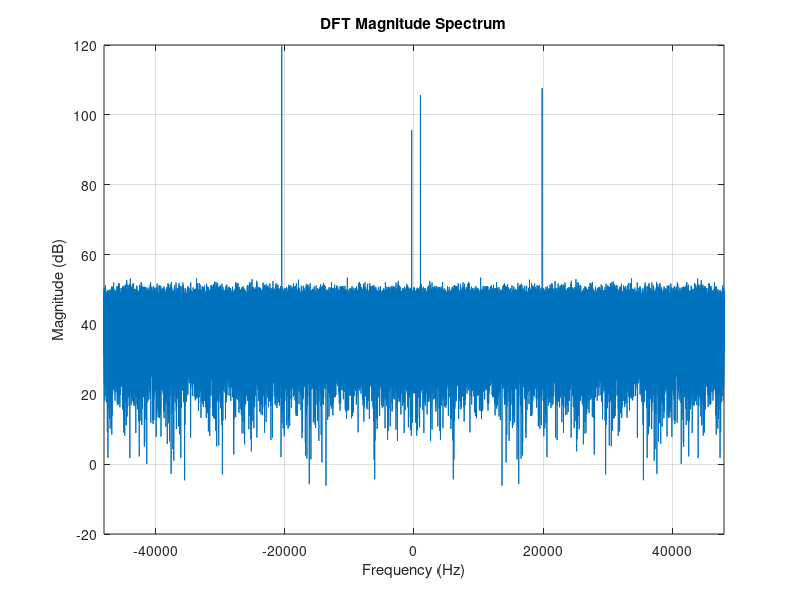
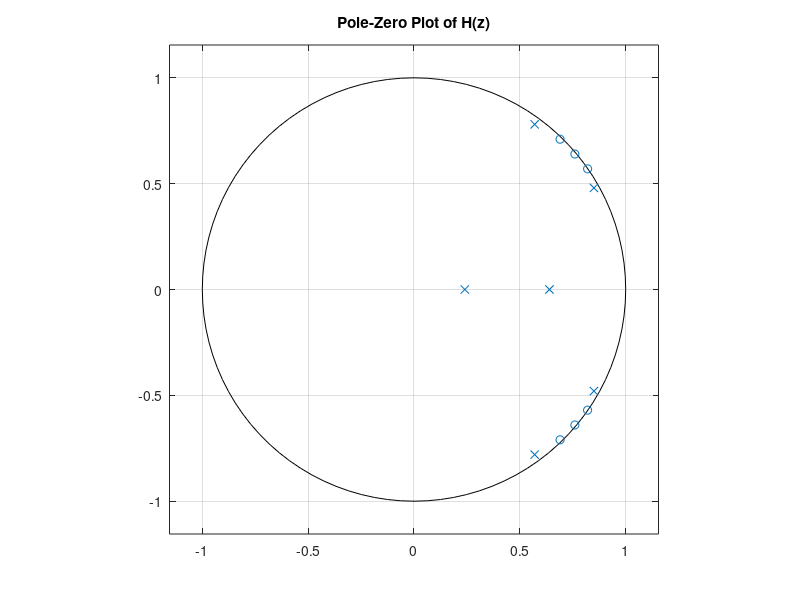

These charts were generated, in order, by the following MATLAB code: (Note: this script raises an error after producing the figures.)
%% ECE 210 - Assignment 06: Corrected Code with Explanations
% Note: used with the help of MATLAB docs + Grok

% Housekeeping commands
clc;
clear;
close all;

% Sampling parameters (as given in assignment)
Fs = 96000;   % Sampling frequency (96 kHz) [cf. cite: 10]
N = 192000;   % Number of samples [cf. cite: 3]
T = 1/Fs;     % Sample period
t = (0:N-1)*T; % Time vector [cf. cite: 17]

%% Problem 1: Define db2mag function

% Define anonymous function to convert dB to magnitude [cf. cite: 2]
% Your original implementation was correct.
db2mag = @(dB) 10.^(dB/20); % [cf. cite: 13, 55]

%% Problem 2: Signal Generation, Noise, and DFT Plot

% --- Define Signal Parameters ---
% Frequencies and dB levels specified in the assignment [cf. cite: 3]
% *** CORRECTION 1: Your original code had incorrect dB levels. ***
% Original dB levels: [0, -0.8, -2, -8] dB
% Correct dB levels:  [14, -10, 0, 2] dB
frequencies = [-20.48e3; -360; 996; 19.84e3]; % Hz (column vector) [cf. cite: 21]
amplitudes_dB = [14; -10; 0; 2];             % dB (column vector)

% Convert dB amplitudes to linear magnitudes
amplitudes_lin = db2mag(amplitudes_dB); % [cf. cite: 22]

% --- Generate Signal Components ---
% *** CORRECTION 2: Use complex exponentials for single-sided frequencies. ***
% Your original code used A*cos(2*pi*f*t). Using cosine creates *two*
% frequency components (at +f and -f) for each specified frequency 'f'.
% For negative frequencies specifically (-20.48 kHz, -360 Hz), this is
% likely not the intent. The assignment asks for components *at* those
% specific frequencies. Using complex exponentials exp(1j*2*pi*f*t)
% creates a single frequency component at 'f'.
% The reference solution uses this vectorized complex exponential approach.
signal_components = amplitudes_lin .* exp(1j * 2 * pi * frequencies .* t); % [cf. cite: 23]

% Sum the components to get the clean signal
signal_clean = sum(signal_components, 1); % Sum across components (rows) [cf. cite: 23]

% --- Add White Noise ---
% Add white noise at -10 dB as specified [cf. cite: 4]
% Your original implementation for adding noise was correct.
noise_dB = -10;
noise_amp = db2mag(noise_dB); % [cf. cite: 10]
noise = noise_amp * randn(1, N); % Use randn for Gaussian white noise (same size as t) [cf. cite: 57]
signal_noisy = signal_clean + noise; % [cf. cite: 10]

% --- Calculate and Plot DFT ---
% Calculate the DFT using fft
% *** CORRECTION 3: Use fftshift and adjust frequency axis accordingly. ***
% Your original code used X = fft(x_noisy)/N and f_axis = (0:N-1)*(Fs/N).
% This results in a frequency axis from 0 to Fs, with the negative frequencies
% appearing in the upper half of the plot due to FFT periodicity.
% It's standard practice (and shown in the lecture/solution [cf. cite: 24, 25]) to use fftshift()
% to center the DC component (0 Hz) in the middle of the plot.
% The corresponding frequency axis should then range from -Fs/2 to Fs/2.
S = fftshift(fft(signal_noisy)); % Calculate FFT and shift [cf. cite: 10, 25]

% Create the frequency axis centered around zero
% Note: 'linspace' is often more robust than the (0:N-1)*Fs/N method for generating axes.
f_axis_shifted = linspace(-Fs/2, Fs/2 - Fs/N, N); % Freq axis from -Fs/2 to nearly +Fs/2 [cf. cite: 24]
% Alternative manual calculation matching reference solution:
% f_axis_shifted = Fs/N * (-N/2 : N/2 - 1);

% Convert magnitude to dB
% *** CORRECTION 4: dB calculation based on non-normalized FFT. ***
% Your original code normalized the FFT by N (X = fft(x_noisy)/N) before dB conversion.
% The reference solution calculates dB directly from the unnormalized FFT output (S = fft(s)).
% Normalization changes the absolute dB values. We will follow the reference.
S_dB = 20*log10(abs(S)); % [cf. cite: 28]

% Plot the DFT Magnitude
figure;
plot(f_axis_shifted, S_dB);
title('DFT Magnitude Spectrum');
xlabel('Frequency (Hz)');
ylabel('Magnitude (dB)');
% Limit x-axis to focus on the main components if desired, or show full range
xlim([-Fs/2, Fs/2]); % Show the full range up to +/- Nyquist [cf. cite: 29]
grid on;

%% Problem 3: Filter Analysis

% --- Define Filter Poles, Zeros, and Gain ---
% From the assignment equation H(z) [cf. cite: 5]
% *** CORRECTION 5: Your original definition missed several poles/zeros. ***
% The formula H(z) specifies conjugate pairs for poles and zeros.
% Your original code only defined z1, z2, z3 and a repeated p1.
% The correct H(z) has 3 pairs of complex conjugate zeros and
% 2 pairs of complex conjugate poles plus 2 real poles.
% The reference solution correctly includes the conjugates and real poles. [cf. cite: 11, 12]

% Define the complex zeros given
z_given = [ 0.76 + 0.64j;
            0.69 + 0.71j; % Corrected imaginary part from 0.17j in your code to 0.71j from assignment/solution [cf. cite: 5, 11]
            0.82 + 0.57j ];
% Add their conjugates
z = [z_given; conj(z_given)]; % Full set of zeros (column vector)

% Define the complex poles given
p_complex_given = [ 0.57 + 0.78j;
                    0.85 + 0.48j ]; % Corrected pole location from repeated p1 in your code [cf. cite: 5, 12]
% Define the real poles given
p_real = [0.24; 0.64];
% Combine complex conjugates and real poles
p = [p_complex_given; conj(p_complex_given); p_real]; % Full set of poles (column vector)

% Define gain
k = 0.53; % [cf. cite: 5, 12]

% --- Pole-Zero Plot ---
figure;
% Use the full z, p vectors. Your original zplane call was okay but used incomplete z/p.
zplane(z, p); % [cf. cite: 12, 40]
title('Pole-Zero Plot of H(z)');
grid on;

% --- Magnitude and Phase Response ---
% Convert pole-zero-gain form to transfer function (numerator/denominator coeffs)
% This step is needed for freqz if providing poles/zeros isn't directly supported
% or if you prefer working with b, a coefficients.
% Your original call [b,a]=zp2tf(z_vec, p_vec, k); was correct in principle.
[b, a] = zp2tf(z, p, k); % Use the full z, p vectors [cf. cite: 12]

% Calculate frequency response using freqz over physical frequencies
% Assignment requires plotting against physical frequencies up to Nyquist [cf. cite: 6]
% Your original code used [H, freq] = freqz(b, a, 1024, Fs); which is correct.
num_freq_points = 1024; % Number of points for freqz calculation
[H, freq_vec] = freqz(b, a, num_freq_points, Fs); % [cf. cite: 12, 61]

% Calculate magnitude in dB
H_mag_dB = 20*log10(abs(H)); % [cf. cite: 13, 63]

% Calculate phase in degrees and unwrap it
% Your original angle calculation was correct.
H_phase_deg = rad2deg(unwrap(angle(H))); % Use unwrap() to handle phase jumps [cf. cite: 14, 44]

% Plot Magnitude and Phase Responses
figure;
sgtitle('Filter Frequency Response H(z)'); % Overall title [cf. cite: 13]

% Magnitude Plot
subplot(2, 1, 1); % [cf. cite: 13]
plot(freq_vec, H_mag_dB);
title('Magnitude Response');
xlabel('Frequency (Hz)');
ylabel('Magnitude (dB)');
xlim([0, Fs/2]); % Show up to Nyquist frequency [cf. cite: 7, 13]
grid on;

% Phase Plot
subplot(2, 1, 2); % [cf. cite: 14]
plot(freq_vec, H_phase_deg);
title('Phase Response');
xlabel('Frequency (Hz)');
ylabel('Phase (degrees)');
xlim([0, Fs/2]); % Show up to Nyquist frequency [cf. cite: 7, 14]
grid on;